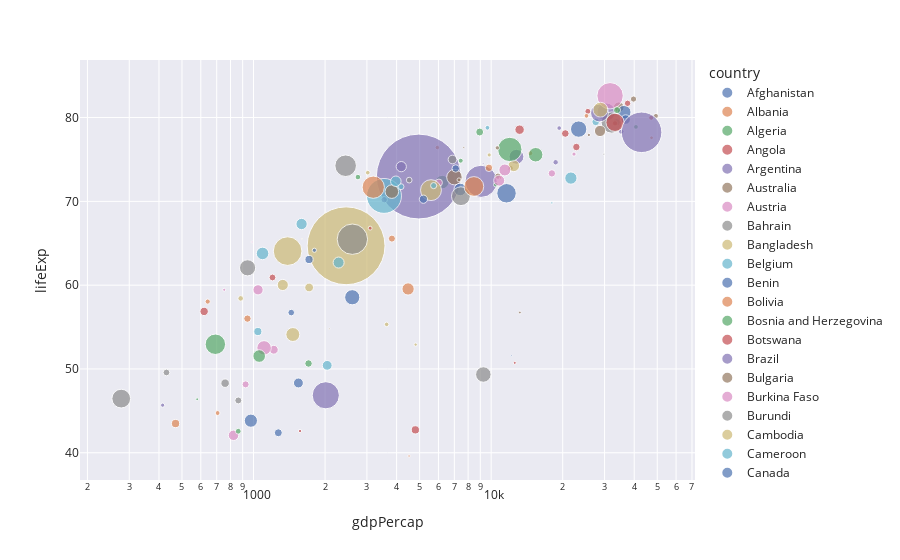

Here is the notebook cell this chart was saved with:
### Code cell
df_2007 = df.query("year==2007")

fig = px.scatter(df_2007,
                     x="gdpPercap", y="lifeExp", size="pop", color="country",
                     log_x=True, size_max=60,
                     template="seaborn")
fig.show()
#fig.show(renderer="browser")
